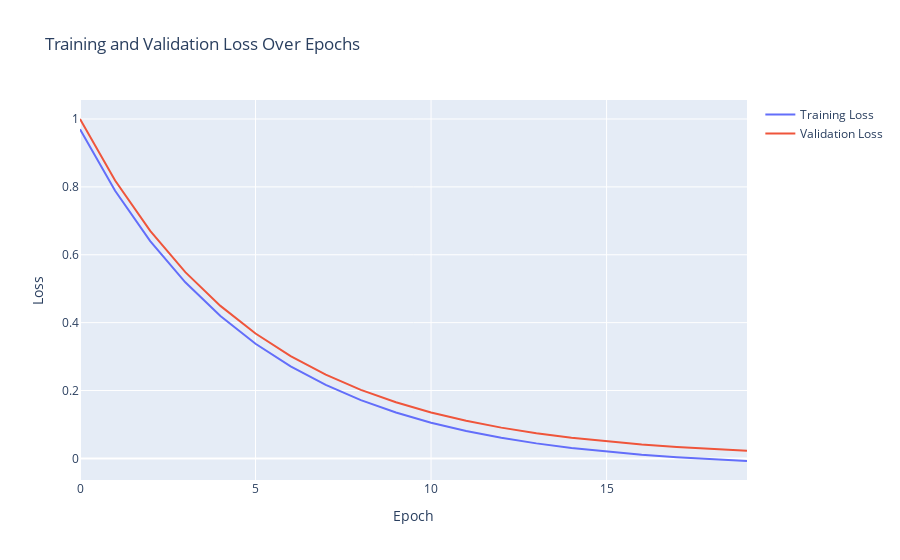

The code cell stored with this chart in its notebook:
### Markdown cell above
<img src="/home/jd-ds/github/rsna/acc2.png" width="2000">

### Code cell
import math
import plotly.graph_objects as go
from plotly.subplots import make_subplots

class SimulatedHistory:
    def __init__(self, epochs, metric_names, tau=5):
        self.history = {}
        
        # For accuracy
        for name in metric_names:
            self.history[name + '_accuracy'] = [0.7 + (1 - 0.7) * (1 - math.exp(-epoch/tau)) for epoch in range(epochs)]
            self.history['val_' + name + '_accuracy'] = [0.7 + (1 - 0.7) * (1 - math.exp(-epoch/tau)) for epoch in range(epochs)]
        
        # For loss
        self.history['loss'] = [1 * math.exp(-epoch/tau) - 0.03 for epoch in range(epochs)]
        self.history['val_loss'] = [1 * math.exp(-epoch/tau) for epoch in range(epochs)]  # Added a 0.01 offset to the validation loss

# Number of epochs and metric names
epochs = 20
metric_names = ["bowel", "extra", "kidney", "liver", "spleen"]

# Simulate the history object
history = SimulatedHistory(epochs, metric_names)

# For the loss plot
fig_loss = go.Figure()

fig_loss.add_trace(
    go.Scatter(x=list(range(epochs)),
               y=history.history["loss"],
               mode='lines',
               name="Training Loss"))

fig_loss.add_trace(
    go.Scatter(x=list(range(epochs)),
               y=history.history["val_loss"],
               mode='lines',
               name="Validation Loss"))

fig_loss.update_layout(
    title="Training and Validation Loss Over Epochs",
    xaxis_title="Epoch",
    yaxis_title="Loss"
)

fig_loss.show()

### Figure 1 — Plotly figure (JSON) as saved in the notebook; plotly's stock layout.template omitted (floating-point values rounded to 4 significant figures)
{"data": [{"mode": "lines", "name": "Training Loss", "type": "scatter", "x": [0, 1, 2, 3, 4, 5, 6, 7, 8, 9, 10, 11, 12, 13, 14, 15, 16, 17, 18, 19], "y": [0.97, 0.7887, 0.6403, 0.5188, 0.4193, 0.3379, 0.2712, 0.2166, 0.1719, 0.1353, 0.1053, 0.0808, 0.06072, 0.04427, 0.03081, 0.01979, 0.01076, 0.003373, -0.002676, -0.007629]}, {"mode": "lines", "name": "Validation Loss", "type": "scatter", "x": [0, 1, 2, 3, 4, 5, 6, 7, 8, 9, 10, 11, 12, 13, 14, 15, 16, 17, 18, 19], "y": [1, 0.8187, 0.6703, 0.5488, 0.4493, 0.3679, 0.3012, 0.2466, 0.2019, 0.1653, 0.1353, 0.1108, 0.09072, 0.07427, 0.06081, 0.04979, 0.04076, 0.03337, 0.02732, 0.02237]}], "layout": {"title": {"text": "Training and Validation Loss Over Epochs"}, "xaxis": {"title": {"text": "Epoch"}}, "yaxis": {"title": {"text": "Loss"}}}}
